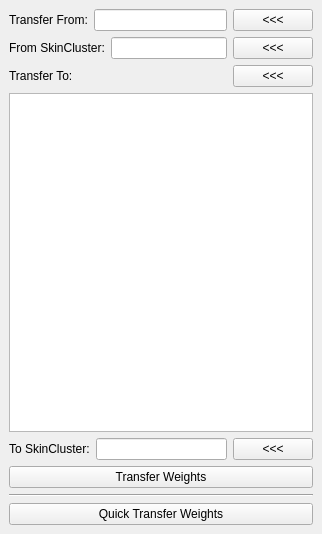
<?xml version="1.0" encoding="UTF-8"?>
<ui version="4.0">
 <class>MainWindow</class>
 <widget class="QMainWindow" name="MainWindow">
  <property name="geometry">
   <rect>
    <x>0</x>
    <y>0</y>
    <width>322</width>
    <height>534</height>
   </rect>
  </property>
  <property name="windowTitle">
   <string>Transfer Skin Weights</string>
  </property>
  <widget class="QWidget" name="centralwidget">
   <layout class="QVBoxLayout" name="verticalLayout">
    <item>
     <layout class="QHBoxLayout" name="horizontalLayout">
      <item>
       <widget class="QLabel" name="label">
        <property name="text">
         <string>Transfer From:</string>
        </property>
       </widget>
      </item>
      <item>
       <widget class="QLineEdit" name="fromVertex_le"/>
      </item>
      <item>
       <widget class="QPushButton" name="insterFromVertex_btn">
        <property name="text">
         <string>&lt;&lt;&lt;</string>
        </property>
       </widget>
      </item>
     </layout>
    </item>
    <item>
     <layout class="QHBoxLayout" name="horizontalLayout_2">
      <item>
       <widget class="QLabel" name="label_2">
        <property name="text">
         <string>From SkinCluster:</string>
        </property>
       </widget>
      </item>
      <item>
       <widget class="QLineEdit" name="fromSkin_le"/>
      </item>
      <item>
       <widget class="QPushButton" name="insertFromSkin_btn">
        <property name="text">
         <string>&lt;&lt;&lt;</string>
        </property>
       </widget>
      </item>
     </layout>
    </item>
    <item>
     <layout class="QHBoxLayout" name="horizontalLayout_4">
      <item>
       <widget class="QLabel" name="label_3">
        <property name="text">
         <string>Transfer To:</string>
        </property>
       </widget>
      </item>
      <item>
       <spacer name="horizontalSpacer">
        <property name="orientation">
         <enum>Qt::Horizontal</enum>
        </property>
        <property name="sizeHint" stdset="0">
         <size>
          <width>40</width>
          <height>20</height>
         </size>
        </property>
       </spacer>
      </item>
      <item>
       <widget class="QPushButton" name="toVertex_btn">
        <property name="text">
         <string>&lt;&lt;&lt;</string>
        </property>
       </widget>
      </item>
     </layout>
    </item>
    <item>
     <widget class="QListWidget" name="toVertex_lw"/>
    </item>
    <item>
     <layout class="QHBoxLayout" name="horizontalLayout_3">
      <item>
       <widget class="QLabel" name="label_4">
        <property name="text">
         <string>To SkinCluster:</string>
        </property>
       </widget>
      </item>
      <item>
       <widget class="QLineEdit" name="toSkin_le"/>
      </item>
      <item>
       <widget class="QPushButton" name="insertToSkin_btn">
        <property name="text">
         <string>&lt;&lt;&lt;</string>
        </property>
       </widget>
      </item>
     </layout>
    </item>
    <item>
     <widget class="QPushButton" name="transferWeights_btn">
      <property name="text">
       <string>Transfer Weights</string>
      </property>
     </widget>
    </item>
    <item>
     <widget class="Line" name="line">
      <property name="orientation">
       <enum>Qt::Horizontal</enum>
      </property>
     </widget>
    </item>
    <item>
     <widget class="QPushButton" name="quickTransferWeights_btn">
      <property name="toolTip">
       <string>&lt;html&gt;&lt;head/&gt;&lt;body&gt;&lt;p&gt;Transfer Weights from first selected Vertex to the others&lt;/p&gt;&lt;/body&gt;&lt;/html&gt;</string>
      </property>
      <property name="text">
       <string>Quick Transfer Weights</string>
      </property>
     </widget>
    </item>
   </layout>
  </widget>
 </widget>
 <resources/>
 <connections/>
</ui>
